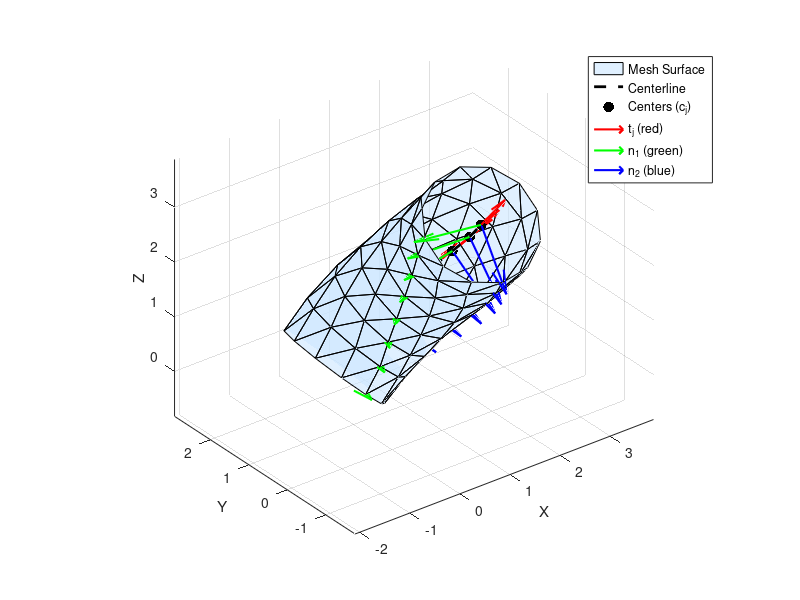

MATLAB code for this plot:
% Parameters
numRings   = 8;
circleRes  = 12;
radius     = 1;
height     = 3;
undAmp     = 1.5;
undFreq    = 0.1;

z = linspace(0, height, numRings);
x = undAmp * sin(2*pi*undFreq*z);
y = undAmp * cos(2*pi*undFreq*z);
centerline = [x; y; z];

vertices = zeros(numRings * circleRes, 3);
tangents = zeros(numRings, 3);
ringCenters = centerline';

theta = linspace(0, 2*pi, circleRes+1); theta(end) = [];
circle = [cos(theta); sin(theta)];

for i = 1:numRings
    p = centerline(:, i);
    
    % Tangent vector
    if i == 1
        t = centerline(:, i+1) - p;
    elseif i == numRings
        t = p - centerline(:, i-1);
    else
        t = centerline(:, i+1) - centerline(:, i-1);
    end
    t = t / norm(t);
    tangents(i, :) = t';

    % Orthonormal basis (n1, n2)
    ref = [0; 0; 1];
    if abs(dot(t, ref)) > 0.9
        ref = [1; 0; 0];
    end
    n1 = cross(t, ref); n1 = n1 / norm(n1);
    n2 = cross(t, n1);

    ring = p + radius * (n1 * circle(1,:) + n2 * circle(2,:));
    vertices((i-1)*circleRes + (1:circleRes), :) = ring';
end

faces = [];
for i = 1:(numRings - 1)
    for j = 1:circleRes
        i1 = (i-1)*circleRes + j;
        i2 = (i-1)*circleRes + mod(j,circleRes)+1;
        i3 = i1 + circleRes;
        i4 = i2 + circleRes;
        faces = [faces; i1 i3 i4; i1 i4 i2];
    end
end

%% Render
figure('Color','w');
hold on;
patch('Vertices',vertices, 'Faces',faces, 'FaceColor',[0.8 0.9 1], 'EdgeColor','k', 'FaceAlpha', 0.6);
plot3(x, y, z, 'k--', 'LineWidth', 2);
scatter3(ringCenters(:,1), ringCenters(:,2), ringCenters(:,3), 60, 'k', 'filled');
scale = 1.2 * radius;
for i = 1:numRings
    p = ringCenters(i,:)';
    t = tangents(i,:)';
    ref = [0;0;1]; if abs(dot(t,ref)) > 0.9, ref = [1;0;0]; end
    n1 = cross(t, ref); n1 = n1 / norm(n1);
    n2 = cross(t, n1);

    quiver3(p(1), p(2), p(3), t(1), t(2), t(3), scale, 'r', 'LineWidth', 1.5);
    quiver3(p(1), p(2), p(3), n1(1), n1(2), n1(3), scale, 'g', 'LineWidth', 1.5);
    quiver3(p(1), p(2), p(3), n2(1), n2(2), n2(3), scale, 'b', 'LineWidth', 1.5);
end
axis equal;
xlabel('X'); ylabel('Y'); zlabel('Z');
legend({'Mesh Surface', 'Centerline', 'Centers (c_j)', 't_j (red)', 'n_1 (green)', 'n_2 (blue)'});
view(3);
grid on;
hold off;
